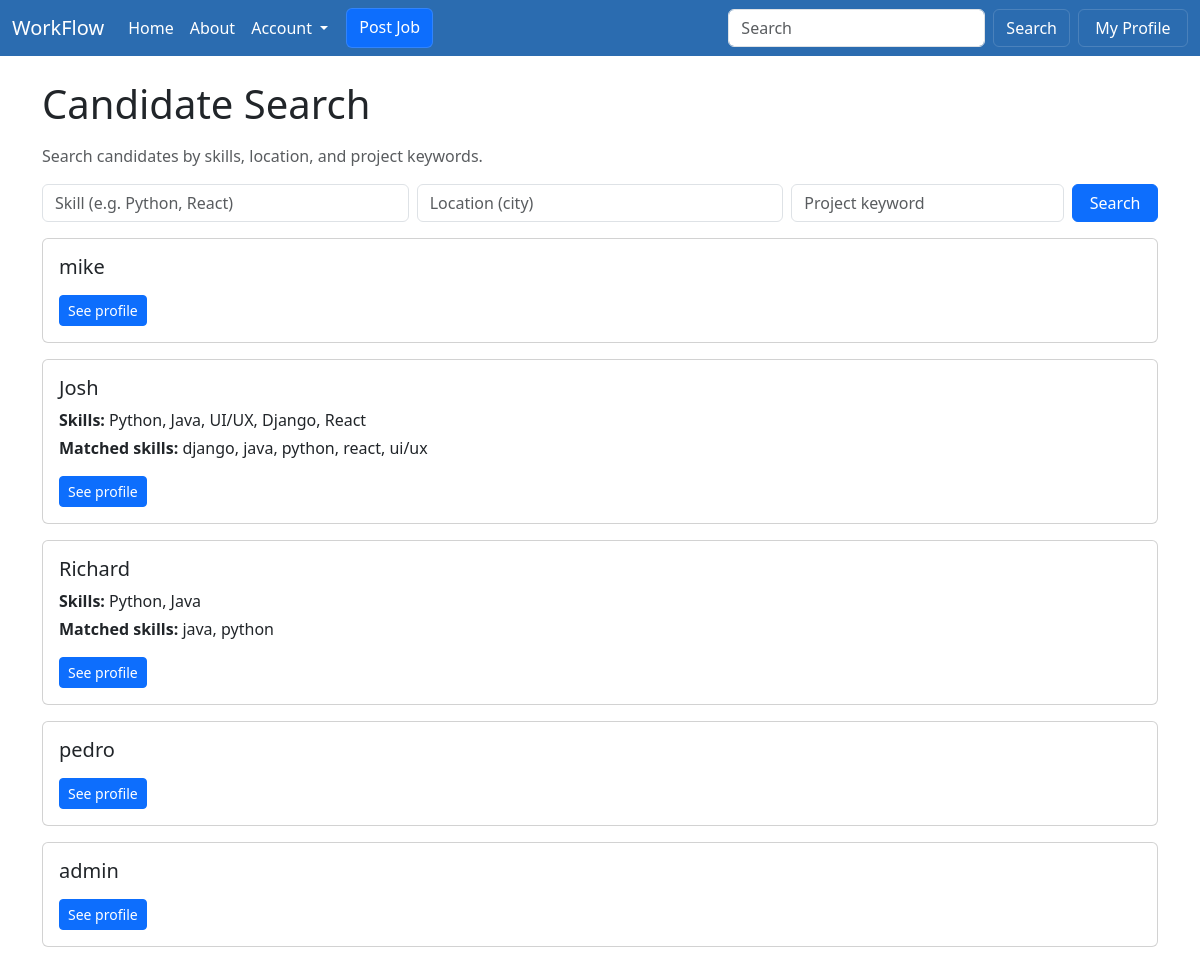
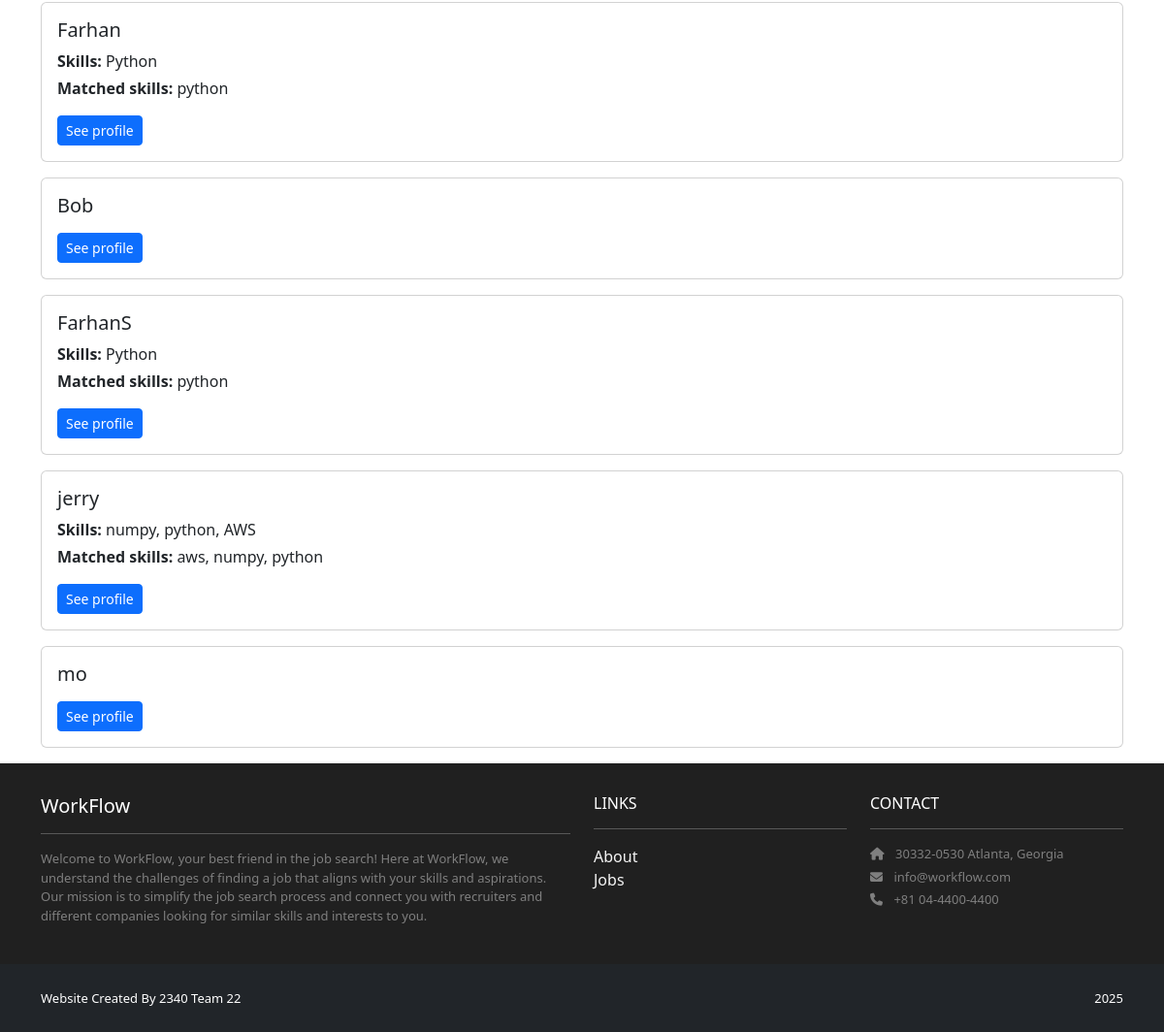
Page /recommended/recruiter/candidates/search/ (signed in) on the committed database (2 pictures, top to bottom).
### profiles/models.py (models this page shows, shortened)
class Profile(models.Model):
    user = models.OneToOneField(User, on_delete=models.CASCADE, related_name='profile')
    headline = models.CharField(max_length=255, blank=True)
    skills = models.TextField(blank=True, help_text='Comma-separated skills')
    is_public = models.BooleanField(default=True)
    show_skills = models.BooleanField(default=True)
    show_education = models.BooleanField(default=True)
    show_experience = models.BooleanField(default=True)
    show_links = models.BooleanField(default=True)

### accounts/models.py (models this page shows)
class CustomUser(AbstractUser):
    class Roles(models.TextChoices):
        SEEKER = 'SEEKER', 'Seeker'
        RECRUITER = 'RECRUITER', 'Recruiter'
    role = models.CharField(max_length=10, choices=Roles.choices)
    @property
    def is_seeker(self):
        return self.role == self.Roles.SEEKER
    @property
    def is_recruiter(self):
        return self.role == self.Roles.RECRUITER

### recommended/views.py (the view)
# urls.py: path('recruiter/candidates/search/', views.candidate_search, name='recommended.candidate_search'),
@login_required
def candidate_search(request):
    from profiles.models import Profile
    if not getattr(request.user, 'is_recruiter', False):
        return HttpResponseForbidden()
    candidates_qs = Profile.objects.filter(is_public=True)
    filter_params = {
        'skills': request.GET.get('skills', '').strip(),
        'location': request.GET.get('location', '').strip(),
        'projects': request.GET.get('projects', '').strip(),
    }
    orchestrator = FilterOrchestrator()
    candidates_qs = orchestrator.apply_filters(candidates_qs, filter_params)
    results = []
    for prof in candidates_qs:
        prof_terms = {s.strip().lower() for s in (prof.skills or '').split(',') if s.strip()}
        results.append({'profile': prof, 'matches': sorted(prof_terms)})
    return render(request, 'recommended/candidate_search.html', {'candidates': results, 'filters': filter_params})

### recommended/filters.py (called while the page is built)
    def apply_filters(self, qs, filter_params):
        for name, value in filter_params.items():
            if value:
                filter_class = self.filter_registry.get(name)
                if filter_class:
                    qs = filter_class().apply_filter(qs, value)
        return qs

### recommended/templates/recommended/candidate_search.html
{% extends "base.html" %}
{% block content %}
<div class="container mt-4">
  <h1 class="mb-3">Candidate Search</h1>
  <p class="text-muted">Search candidates by skills, location, and project keywords.</p>
  <form method="get" class="mb-3">
    <div class="row g-2">
      <div class="col-md-4">
        <input name="skills" value="{{ filters.skills|default:'' }}" class="form-control" placeholder="Skill (e.g. Python, React)">
      </div>
      <div class="col-md-4">
        <input name="location" value="{{ filters.location|default:'' }}" class="form-control" placeholder="Location (city)">
      </div>
      <div class="col-md-3">
        <input name="projects" value="{{ filters.projects|default:'' }}" class="form-control" placeholder="Project keyword">
      </div>
      <div class="col-md-1">
        <button class="btn btn-primary w-100" type="submit">Search</button>
      </div>
    </div>
  </form>
  {% if not candidates %}
    <div class="alert alert-info">No candidates found matching the criteria.</div>
  {% else %}
    <div class="row">
      {% for item in candidates %}
        <div class="col-12 mb-3">
          <div class="card">
            <div class="card-body">
              <h5 class="card-title">
                {% if item.profile.user.get_full_name %}
                  {{ item.profile.user.get_full_name }}
                {% else %}
                  {{ item.profile.user.username }}
                {% endif %}
              </h5>
              {% if item.profile.skills %}
                <p class="mb-1"><strong>Skills:</strong> {{ item.profile.skills }}</p>
              {% endif %}
              {% if item.matches %}
                <p class="mb-1"><strong>Matched skills:</strong> {{ item.matches|join:", " }}</p>
              {% endif %}
              <div class="mt-3">
                <a href="{% url 'profiles:detail' item.profile.user.username %}" class="btn btn-sm btn-primary">See profile</a>
              </div>
            </div>
          </div>
        </div>
      {% endfor %}
    </div>
  {% endif %}
</div>
{% endblock content %}

### jobproject/templates/base.html (style rules this page uses)
html, body { height: 100%; }
body { display: flex; flex-direction: column; min-height: 100vh; }

### rows in the picture
Profile: profile.user.username "mike"
Profile: profile.user.username "Josh", profile.skills "Python, Java, UI/UX, Django, React", matches "django, java, python, react, ui/ux"
Profile: profile.user.username "Richard", profile.skills "Python, Java", matches "java, python"
Profile: profile.user.username "pedro"
Profile: profile.user.username "admin"
Profile: profile.user.username "Farhan", profile.skills "Python", matches "python"
Profile: profile.user.username "Bob"
Profile: profile.user.username "FarhanS", profile.skills "Python", matches "python"
Profile: profile.user.username "jerry", profile.skills "numpy, python, AWS", matches "aws, numpy, python"
Profile: profile.user.username "mo"
